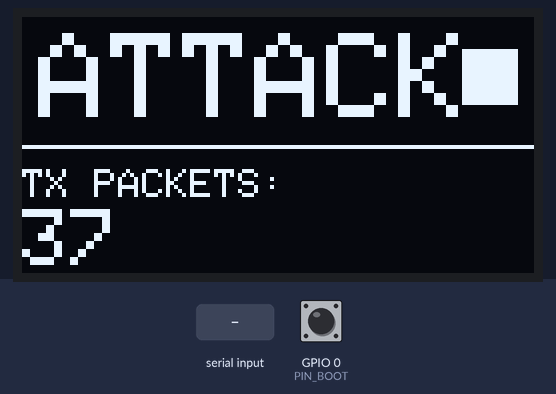
Simulated run of this sketch. Board: ESP32. Parts: 128×64 one-colour display. The inputs (shaded band) are chosen by the test bench; at power-on: GPIO 0 (PIN_BOOT) HIGH. No radio packets arrive unless stated; what the sketch prints to the serial monitor is not drawn.

Above: at 2.9 s.
3.0 s: "scan\n" received over Serial
At 3.1 s:
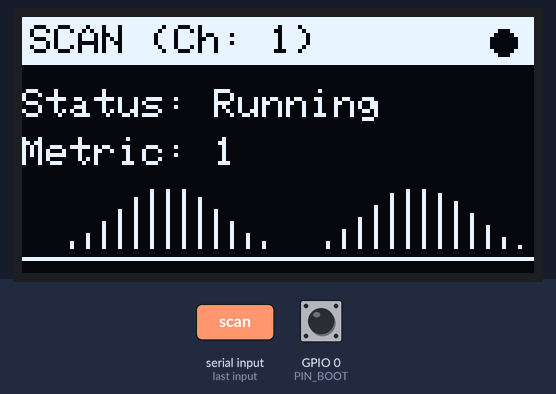
4.9 s: GPIO 0 (PIN_BOOT) pulled LOW for 3.2 s
At 8.18 s:
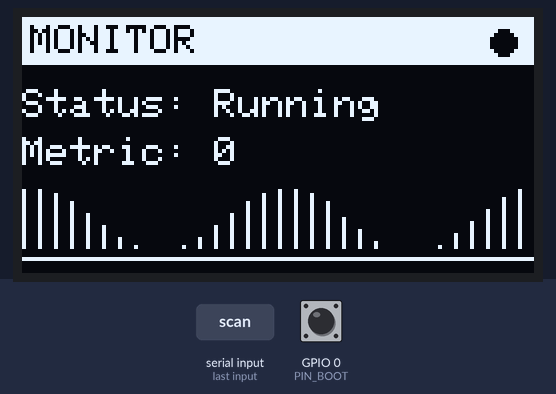
8.7 s: "attack\n" received over Serial
At 9.09 s:
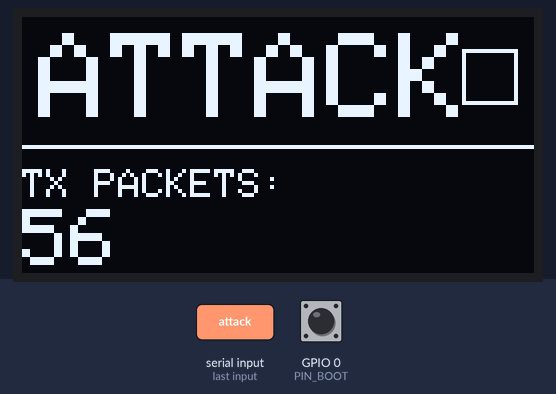
11.3 s: "monitor\n" received over Serial
At 11.65 s:
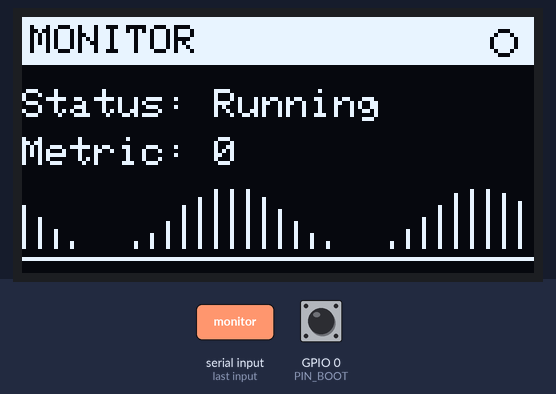
12.8 s: GPIO 0 (PIN_BOOT) pulled LOW for 0.15 s
At 13.21 s:
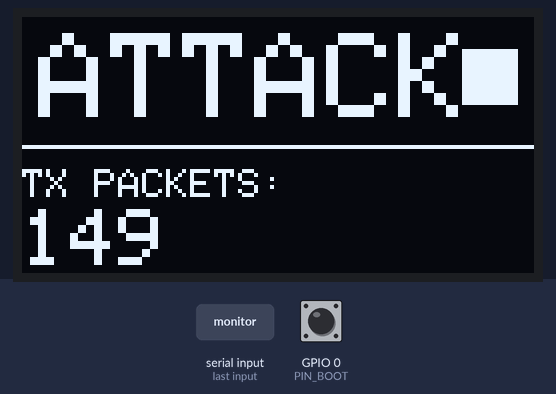
Timing chart, 0 to 14.5 s (numbered marks = the images above; inputs shaded):
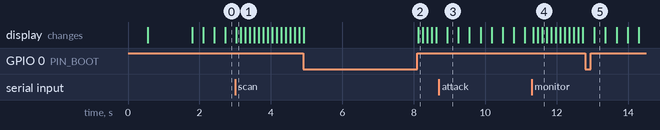

The sketch:

rf-field-tool.ino
```cpp
#include <Arduino.h>
#include "ui.h"
#include "radio.h"
#include "scan.h"
#include "monitor.h"
#include "attack.h"

enum ToolMode {
    MODE_SCAN,
    MODE_MONITOR,
    MODE_ATTACK
};

static ToolMode current_mode = MODE_ATTACK;

void setup() {
    Serial.begin(115200);
    delay(500);

    ui_init();
    radios_init();

    scan_init();
    monitor_init();
    attack_init();

    Serial.println(F("RF Field Tool MVP Initialized."));
}

void loop() {
    // Check Serial input for remote commands.
    static String cmd;
    static uint32_t cmd_last_byte_ms = 0;
    static bool cmd_pending = false;
    bool cmd_terminated = false;

    while (Serial.available() > 0) {
        char ch = (char)Serial.read();
        cmd_last_byte_ms = millis();
        if (ch == '\n' || ch == '\r') {
            cmd_terminated = true;
            break;
        }
        if (cmd.length() < 32) {
            cmd += ch;
            cmd_pending = true;
        }
    }

    if (cmd_pending && (cmd_terminated || (uint32_t)(millis() - cmd_last_byte_ms) > 200)) {
        cmd.trim();
        cmd.toLowerCase();
        if (cmd == "scan") {
            current_mode = MODE_SCAN;
            Serial.println(F("[CMD] Switched to SCAN mode"));
        } else if (cmd == "monitor") {
            current_mode = MODE_MONITOR;
            Serial.println(F("[CMD] Switched to MONITOR mode"));
        } else if (cmd == "attack") {
            current_mode = MODE_ATTACK;
            Serial.println(F("[CMD] Switched to ATTACK mode"));
        } else if (cmd == "status") {
            Serial.print(F("[STATUS] Current mode: "));
            if (current_mode == MODE_SCAN) Serial.println("SCAN");
            else if (current_mode == MODE_MONITOR) Serial.println("MONITOR");
            else Serial.println("ATTACK");
        } else if (cmd == "diags" || cmd == "diag") {
            radios_diagnostic();
        } else if (cmd == "help") {
            Serial.println(F("Available commands: scan, monitor, attack, status, diags, help"));
        } else if (cmd.length() > 0) {
            Serial.print(F("[CMD] Unknown command: "));
            Serial.println(cmd);
        }
        cmd = "";
        cmd_pending = false;
    }

    // Check BOOT button press to cycle modes
    if (ui_is_boot_pressed()) {
        delay(200); // debounce
        if (current_mode == MODE_SCAN) current_mode = MODE_MONITOR;
        else if (current_mode == MODE_MONITOR) current_mode = MODE_ATTACK;
        else current_mode = MODE_SCAN;
        while(ui_is_boot_pressed()); // wait release
    }

    int metric = 0;
    String mode_str = "";

    switch (current_mode) {
        case MODE_SCAN: {
            int ch = 0, rssi = 0;
            scan_run_step(ch, rssi);
            metric = ch;
            mode_str = "SCAN (Ch: " + String(ch) + ")";
            break;
        }
        case MODE_MONITOR: {
            int pkts = 0;
            monitor_run_step(pkts);
            metric = pkts;
            mode_str = "MONITOR";
            break;
        }
        case MODE_ATTACK: {
            int ac = 0;
            attack_run_step(ac);
            metric = ac;
            mode_str = "ATTACK (BT Jam)";
            break;
        }
    }

    ui_update("Running", mode_str, metric);

    // Remove delay in attack mode for maximum frequency-hopping speed
    if (current_mode != MODE_ATTACK) {
        delay(100);
    }
}
```

attack.cpp
```cpp
#include "attack.h"
#include "radio.h"

static int attack_counter = 0;
static uint8_t bt_ch1 = 2;
static uint8_t bt_ch2 = 40;

void attack_init() {
    Serial.println(F("[ATTACK] Ultra-High-Speed BT Classic Jammer initialized"));
}

void attack_run_step(int& counter) {
    attack_counter++;
    counter = attack_counter;

    if (!radios_ready()) {
        return;
    }

    RF24& r1 = get_radio_1();
    RF24& r2 = get_radio_2();

    // Bluetooth FHSS standard frequency hop simulation across all 79 channels (0 to 78)
    // RF24 channel = Freq - 2400 MHz (Channels 0 to 80 cover 2400 to 2480 MHz)
    bt_ch1 = (bt_ch1 + 3) % 79;
    bt_ch2 = (bt_ch2 + 37) % 79;

    r1.setChannel(bt_ch1);
    r2.setChannel(bt_ch2);

    r1.startConstCarrier(RF24_PA_MAX, bt_ch1);
    r2.startConstCarrier(RF24_PA_MAX, bt_ch2);
}
```

attack.h
```cpp
#ifndef ATTACK_H
#define ATTACK_H

#include <Arduino.h>
#include "radio.h"

// nRF24 exposes channels 0..125 (126 channels total)
#define ATTACK_CHANNEL_MAX 125

// Zero delay for maximum transmission rate / fast hopping against FHSS (Bluetooth/BLE)
#define ATTACK_STEP_INTERVAL_MS 0

void attack_init();
void attack_run_step(int& attack_counter);

#endif
```

monitor.cpp
```cpp
#include "monitor.h"

void monitor_init() {
    RF24& r2 = get_radio_2();
    r2.setChannel(76);
    r2.openReadingPipe(1, 0xF0F0F0F0E1LL);
    r2.startListening();
}

void monitor_run_step(int& packets_seen) {
    RF24& r2 = get_radio_2();
    static int count = 0;
    if (r2.available()) {
        count++;
        char buf[32];
        r2.read(&buf, sizeof(buf));
    }
    packets_seen = count;
}
```

monitor.h
```cpp
#ifndef MONITOR_H
#define MONITOR_H

#include <Arduino.h>
#include "radio.h"

void monitor_init();
void monitor_run_step(int& packets_seen);

#endif
```

radio.cpp
```cpp
#include "radio.h"

static RF24 radio1(R1_CE, R1_CSN);
static RF24 radio2(R2_CE, R2_CSN);
static bool radio1_ok = false;
static bool radio2_ok = false;

void radios_init() {
    // Shared SPI bus uses default VSPI pins on ESP32 (MOSI=23, MISO=19, SCK=18)
    SPI.begin();

    radio1_ok = radio1.begin();
    if (!radio1_ok) {
        Serial.println(F("Radio 1 init failed!"));
    } else {
        radio1.setAutoAck(false);
        radio1.startListening();
        Serial.println(F("Radio 1 initialized successfully."));
    }

    radio2_ok = radio2.begin();
    if (!radio2_ok) {
        Serial.println(F("Radio 2 init failed!"));
    } else {
        radio2.setAutoAck(false);
        radio2.startListening();
        Serial.println(F("Radio 2 initialized successfully."));
    }
}

RF24& get_radio_1() {
    return radio1;
}

RF24& get_radio_2() {
    return radio2;
}

bool radios_ready() {
    return radio1_ok && radio2_ok;
}

void radios_diagnostic() {
    Serial.println(F("=== RADIOS DIAGNOSTIC ==="));
    Serial.print(F("Radio 1 (CE=")); Serial.print(R1_CE);
    Serial.print(F(", CSN=")); Serial.print(R1_CSN);
    Serial.print(F(") OK: ")); Serial.println(radio1_ok ? "YES" : "NO");
    if (radio1_ok) {
        Serial.print(F("  Channel: ")); Serial.println(radio1.getChannel());
        Serial.print(F("  PA Level: ")); Serial.println(radio1.getPALevel());
        Serial.print(F("  DataRate: ")); Serial.println(radio1.getDataRate() == RF24_2MBPS ? "2Mbps" : (radio1.getDataRate() == RF24_1MBPS ? "1Mbps" : "250kbps"));
    }

    Serial.print(F("Radio 2 (CE=")); Serial.print(R2_CE);
    Serial.print(F(", CSN=")); Serial.print(R2_CSN);
    Serial.print(F(") OK: ")); Serial.println(radio2_ok ? "YES" : "NO");
    if (radio2_ok) {
        Serial.print(F("  Channel: ")); Serial.println(radio2.getChannel());
        Serial.print(F("  PA Level: ")); Serial.println(radio2.getPALevel());
        Serial.print(F("  DataRate: ")); Serial.println(radio2.getDataRate() == RF24_2MBPS ? "2Mbps" : (radio2.getDataRate() == RF24_1MBPS ? "1Mbps" : "250kbps"));
    }
    Serial.println(F("========================="));
}
```

radio.h
```cpp
#ifndef RADIO_H
#define RADIO_H

#include <Arduino.h>
#include <SPI.h>
#include <RF24.h>

// Standard VSPI pins on ESP32
#define SPI_SCK  18
#define SPI_MISO 19
#define SPI_MOSI 23

// Radio 1 (Left module)
#define R1_CE    4
#define R1_CSN   5

// Radio 2 (Right/Second module)
#define R2_CE    16
#define R2_CSN   17

void radios_init();
RF24& get_radio_1();
RF24& get_radio_2();
bool radios_ready();
void radios_diagnostic();

#endif
```

scan.cpp
```cpp
#include "scan.h"

static uint8_t current_channel = 0;

void scan_init() {
    RF24& r1 = get_radio_1();
    r1.setChannel(current_channel);
    r1.startListening();
}

void scan_run_step(int& active_channel, int& max_rssi) {
    RF24& r1 = get_radio_1();

    // Sweep channels 0 to 125
    current_channel = (current_channel + 1) % 126;
    r1.setChannel(current_channel);

    // Check carrier detect or test RSSI
    bool carrier = r1.testCarrier();
    active_channel = current_channel;
    max_rssi = carrier ? 1 : 0;
}
```

scan.h
```cpp
#ifndef SCAN_H
#define SCAN_H

#include <Arduino.h>
#include "radio.h"

void scan_init();
void scan_run_step(int& active_channel, int& max_rssi);

#endif
```

ui.cpp
```cpp
#include "ui.h"

static Adafruit_SSD1306 display(SCREEN_WIDTH, SCREEN_HEIGHT, &Wire, OLED_RESET);
static uint8_t anim_frame = 0;

void ui_init() {
    pinMode(PIN_BOOT, INPUT_PULLUP);
    Wire.begin(PIN_SDA, PIN_SCL);

    if(!display.begin(SSD1306_SWITCHCAPVCC, SCREEN_ADDRESS)) {
        Serial.println(F("SSD1306 allocation failed"));
        for(;;);
    }
    display.clearDisplay();
    display.setTextSize(1);
    display.setTextColor(SSD1306_WHITE);
    display.setCursor(0,20);
    display.println(F("  RF FIELD TOOL  "));
    display.setCursor(0,35);
    display.println(F("   INITIALIZING..."));
    display.display();
    delay(1200);
}

void ui_update(const String& status, const String& mode, int rssi) {
    display.clearDisplay();
    anim_frame++;

    if (mode.indexOf("ATTACK") >= 0) {
        // Massive ATTACK text without status line
        display.setTextSize(3);
        display.setTextColor(SSD1306_WHITE);
        display.setCursor(4, 4);
        display.print(F("ATTACK"));

        // Blinking indicator box
        if ((anim_frame / 3) % 2 == 0) {
            display.fillRect(110, 8, 14, 14, SSD1306_WHITE);
        } else {
            display.drawRect(110, 8, 14, 14, SSD1306_WHITE);
        }

        display.drawLine(0, 32, 128, 32, SSD1306_WHITE);

        display.setTextSize(1);
        display.setCursor(0, 38);
        display.print(F("TX PACKETS:"));

        display.setTextSize(2);
        display.setCursor(0, 48);
        display.println(rssi);

        display.display();
        return;
    }

    // Standard UI for SCAN / MONITOR
    // Header bar
    display.fillRect(0, 0, 128, 12, SSD1306_WHITE);
    display.setTextColor(SSD1306_BLACK);
    display.setTextSize(1);
    display.setCursor(2, 2);
    display.print(mode);

    // Right side animated pulse / icon
    if ((anim_frame / 4) % 2 == 0) {
        display.fillCircle(120, 6, 3, SSD1306_BLACK);
    } else {
        display.drawCircle(120, 6, 3, SSD1306_BLACK);
    }

    display.setTextColor(SSD1306_WHITE);
    display.setCursor(0, 18);
    display.print(F("Status: ")); display.println(status);

    display.setCursor(0, 30);
    display.print(F("Metric: ")); display.println(rssi);

    // Animated waveform / activity graph at the bottom
    for (int x = 0; x < 128; x += 4) {
        int h = (sin((x + anim_frame * 6) * 0.1) + 1.0) * 8.0;
        display.drawFastVLine(x, 58 - h, h, SSD1306_WHITE);
    }

    display.drawLine(0, 60, 128, 60, SSD1306_WHITE);
    display.display();
}

bool ui_is_boot_pressed() {
    return digitalRead(PIN_BOOT) == LOW;
}
```

ui.h
```cpp
#ifndef UI_H
#define UI_H

#include <Arduino.h>
#include <Wire.h>
#include <Adafruit_GFX.h>
#include <Adafruit_SSD1306.h>

#define SCREEN_WIDTH 128
#define SCREEN_HEIGHT 64
#define OLED_RESET    -1
#define SCREEN_ADDRESS 0x3C

// Pin definitions as requested
#define PIN_SDA 32
#define PIN_SCL 33
#define PIN_BOOT 0

void ui_init();
void ui_update(const String& status, const String& mode, int rssi);
bool ui_is_boot_pressed();

#endif
```

Measured:
- after the input at 3.0 s, the display: changes at once (image 1)
- after the input at 8.7 s, the display: changes after 0.24 s (image 3)
- after the input at 11.3 s, the display: first changes at once (image 4 shows a later state)
- after the input at 12.8 s, the display: changes after 0.26 s (image 5)
